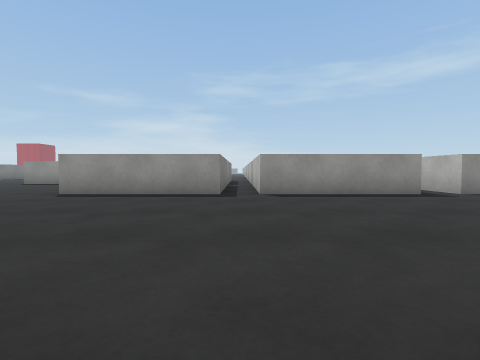
view 1 (above)

24 first-person views from a walk through a Unity game level. The camera is 0.58 m above the floor, tilts 2° down and sees 85° across. The floor is counted in squares, 1 m on a side. Each view is taken from the middle of a square. On the plan, view 1 faces up. The plan holds only what a view shows up to about 9 squares ahead; the rest is blank. The place goes on beyond the plan. Surface patterns are stand-ins for the level's own textures.

view 2
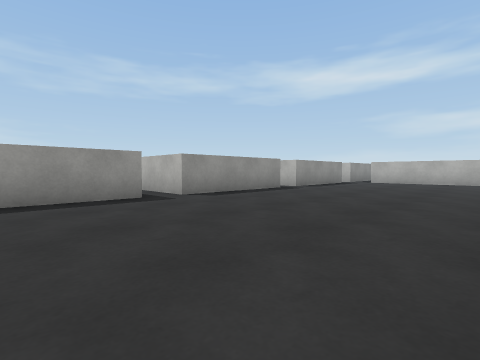

view 3
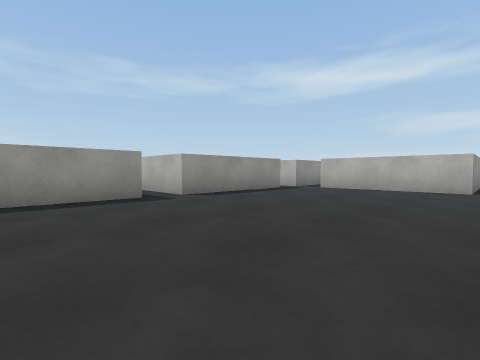

view 4
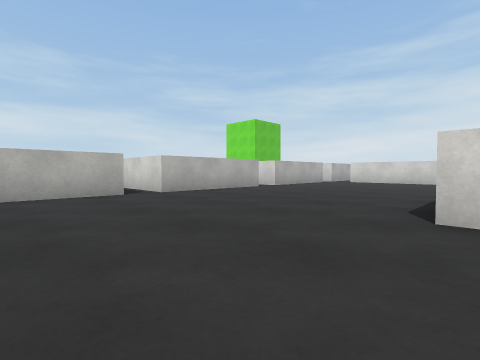

view 5
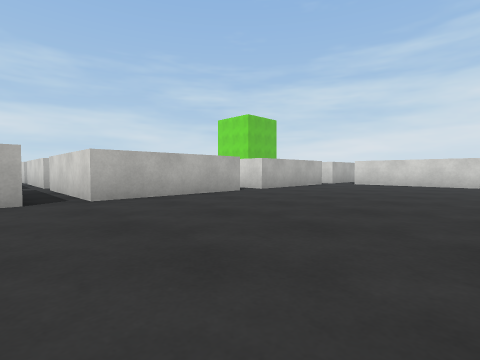

view 6
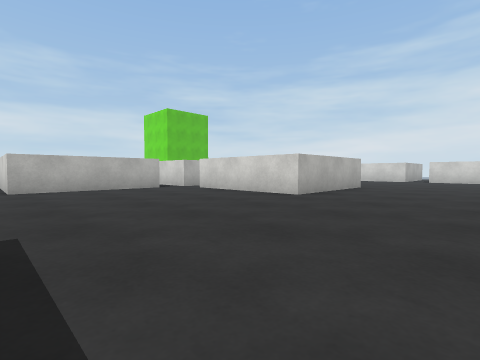

view 7
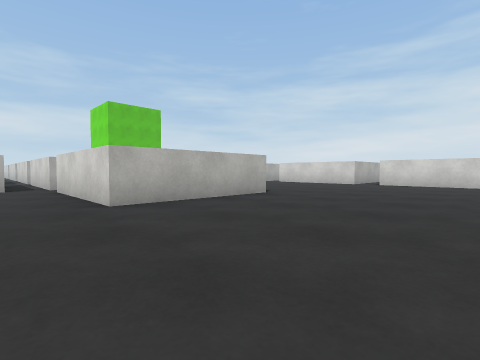

view 8
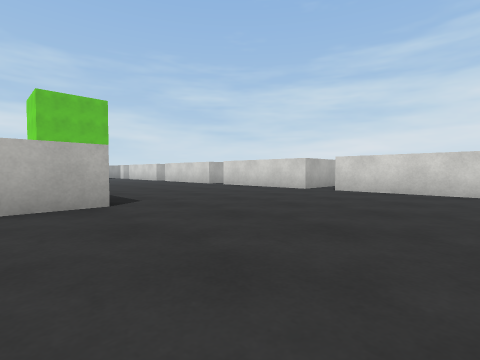

view 9
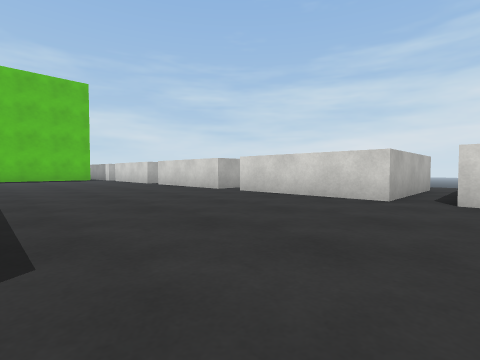

view 10
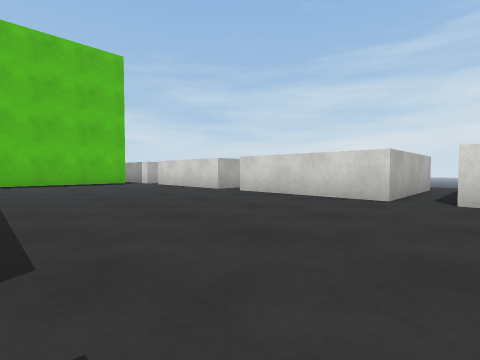

view 11
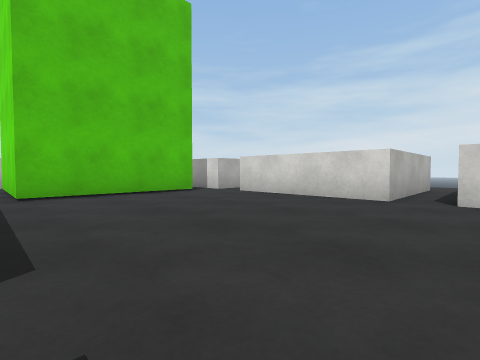

view 12
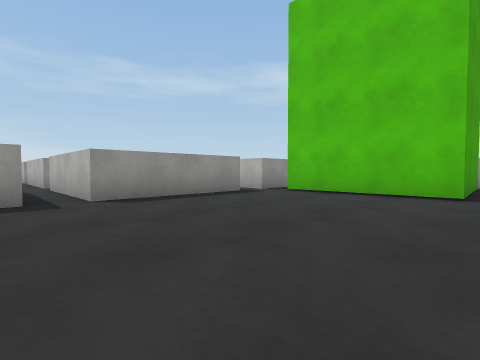

view 13
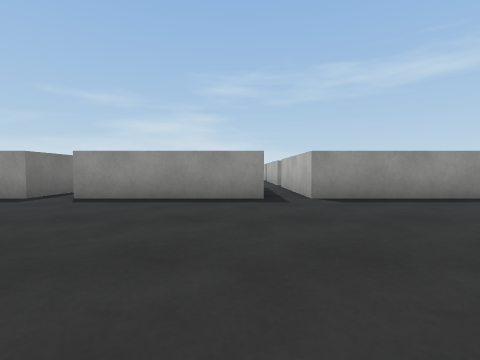

view 14
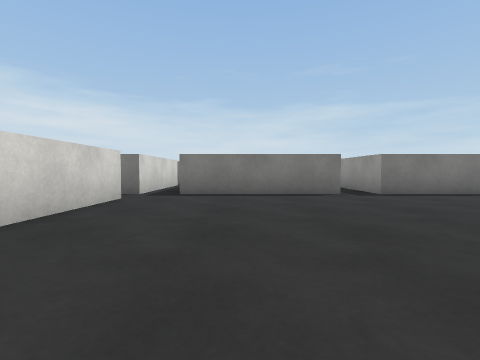

view 15
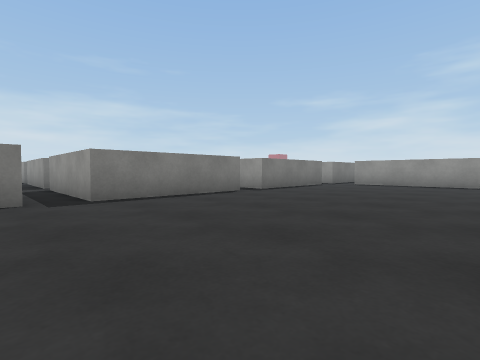

view 16
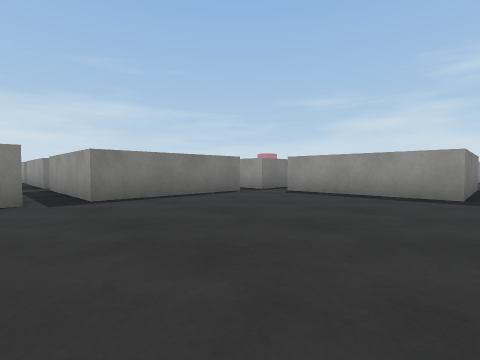

view 17
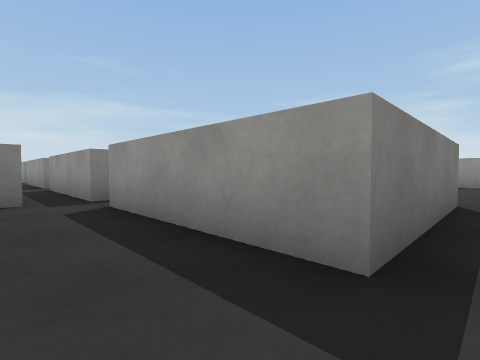

view 18
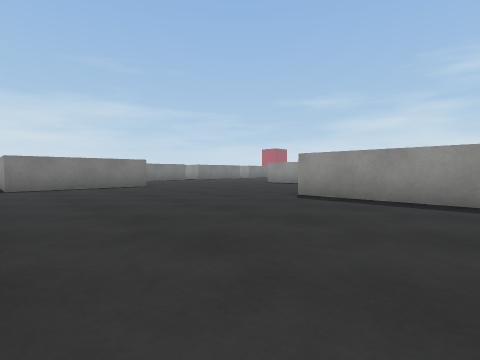

view 19
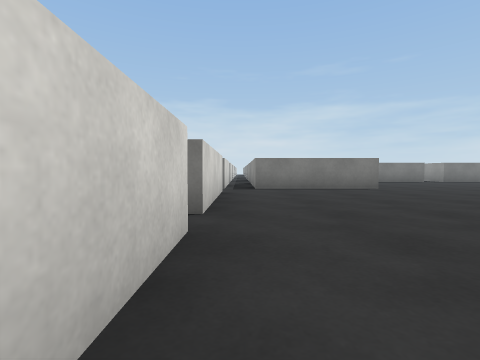

view 20
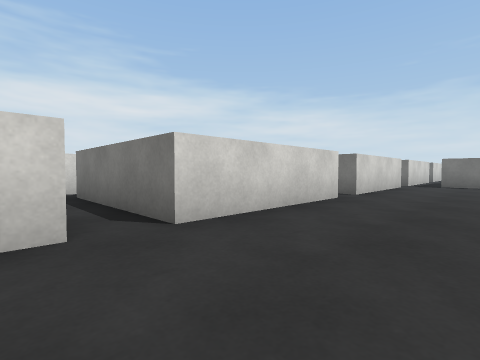

view 21
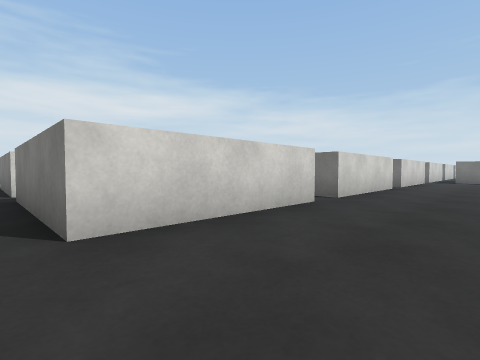

view 22
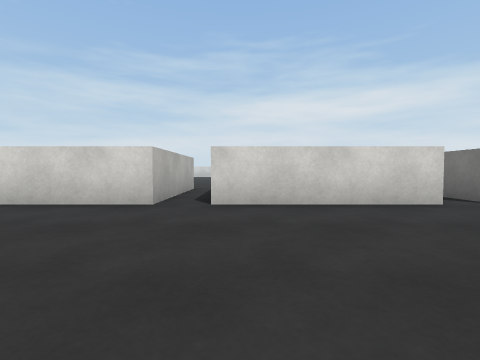

view 23
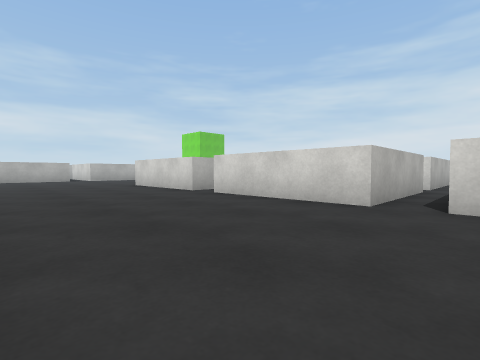

view 24
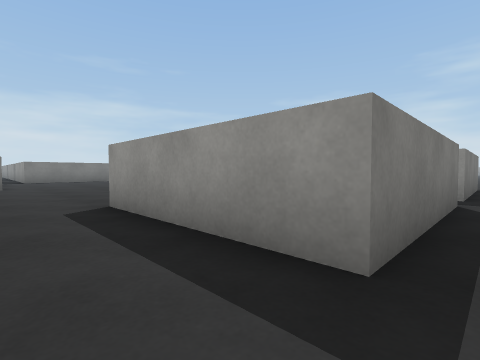

### Floor plan
Points are (right, up) in squares from view 1. A wall is a line through its corners. A room is listed if a view was taken in it or the views show most of it. See-through windows are left out.
Room 1 (view 1)
walls: (0.5, -3.5) (0.5, 0.5); (-0.5, 0.5) (-0.5, -3.5) (-1.2, -3.5)
ways out: opening at (0, 1) to room 2; opening at (1, -4) to room 2; opening at (0, -5)
Room 2 (views 2, 3, 4, 5, 6, 7, 8, 9, 10, 11, 12, 13, 14, 15, 16, 17, 18, 19, 20, 21, 22, 23, 24)
walls: (9.5, -3.5) (5.5, -3.5) (5.5, 0.5) (9.5, 0.5) (9.5, -3.5); (4.5, -4.4) (4.5, -8.5) (0.5, -8.5); (4.5, -9.4) (4.5, -13.5) (0.5, -13.5); (15.5, -3.5) (15.5, 0.5); (15.5, -8.6) (15.5, -4.5); (10.5, -13.6) (10.5, -9.5) (14.5, -9.5); (14.5, -11.9) (14.5, -13.5) (13.9, -13.5); (4.5, -14.4) (4.5, -18.5); (0.5, 0.5) (4.5, 0.5) (4.5, -3.5) (0.5, -3.5); (15.5, 1.5) (15.5, 5.2); (9.5, 6.5) (5.5, 6.5) (5.5, 8.5); (4.6, 6.5) (0.5, 6.5) (0.5, 8.1); (5.5, -19.5) (9.5, -19.5); (19.6, -13.5) (15.5, -13.5); (14.2, 6.5) (10.5, 6.5) (10.5, 8.5); (-4.6, 0.5) (-0.5, 0.5); (1.9, -19.5) (4.5, -19.5) (4.5, -20); (-0.5, 8.5) (-0.5, 6.5) (-4.5, 6.5); (10.5, -23.5) (10.5, -19.5) (14.5, -19.5); (24.5, -13.5) (20.5, -13.5) (20.5, -9.5); (-9.4, 0.5) (-5.5, 0.5); (15.5, -23.5) (15.5, -19.5) (19.5, -19.5); (26.2, -13.5) (25.5, -13.5) (25.5, -12.8); (20.5, -23.5) (20.5, -19.5) (24.5, -19.5); (-10.5, 5.5) (-10.5, 1.5) (-11.5, 1.5); (26.5, -18.5) (25.5, -18.5) (25.5, -14.5) (26.5, -14.5); (25.5, -20.2) (25.5, -19.5) (26.2, -19.5)
ways out: opening at (0, 1) to room 1; opening at (1, -4) to room 1; opening at (-10, 1); opening at (-5, 1); opening at (1, -14); opening at (1, -9); opening at (15, -9); opening at (15, -4); opening at (15, 1); opening at (15, 6); opening at (20, -10)

Where each view was taken, in squares from view 1:
view 1: 0 up, 0 right, facing up
view 2: 1 up, 2 right, facing up-right
view 3: 1 up, 7 right, facing up-right
view 4: 4 up, 9 right, facing down-right
view 5: 2 up, 10 right, facing down-right
view 6: 4 down, 7 right, facing down-right
view 7: 8 down, 6 right, facing down-right
view 8: 12 down, 6 right, facing down-right
view 9: 14 down, 9 right, facing down-right
view 10: 14 down, 14 right, facing down-right
view 11: 14 down, 19 right, facing down-right
view 12: 19 down, 19 right, facing up-right
view 13: 19 down, 19 right, facing up
view 14: 17 down, 11 right, facing left
view 15: 15 down, 10 right, facing up-left
view 16: 10 down, 10 right, facing up-left
view 17: 5 down, 10 right, facing up-left
view 18: 1 up, 1 left, facing up-left
view 19: 1 up, 2 left, facing left
view 20: 3 up, 1 right, facing down-left
view 21: 3 up, 5 right, facing down-left
view 22: 5 up, 4 right, facing down
view 23: 5 up, 1 left, facing down-right
view 24: 5 up, 0 right, facing up-left
